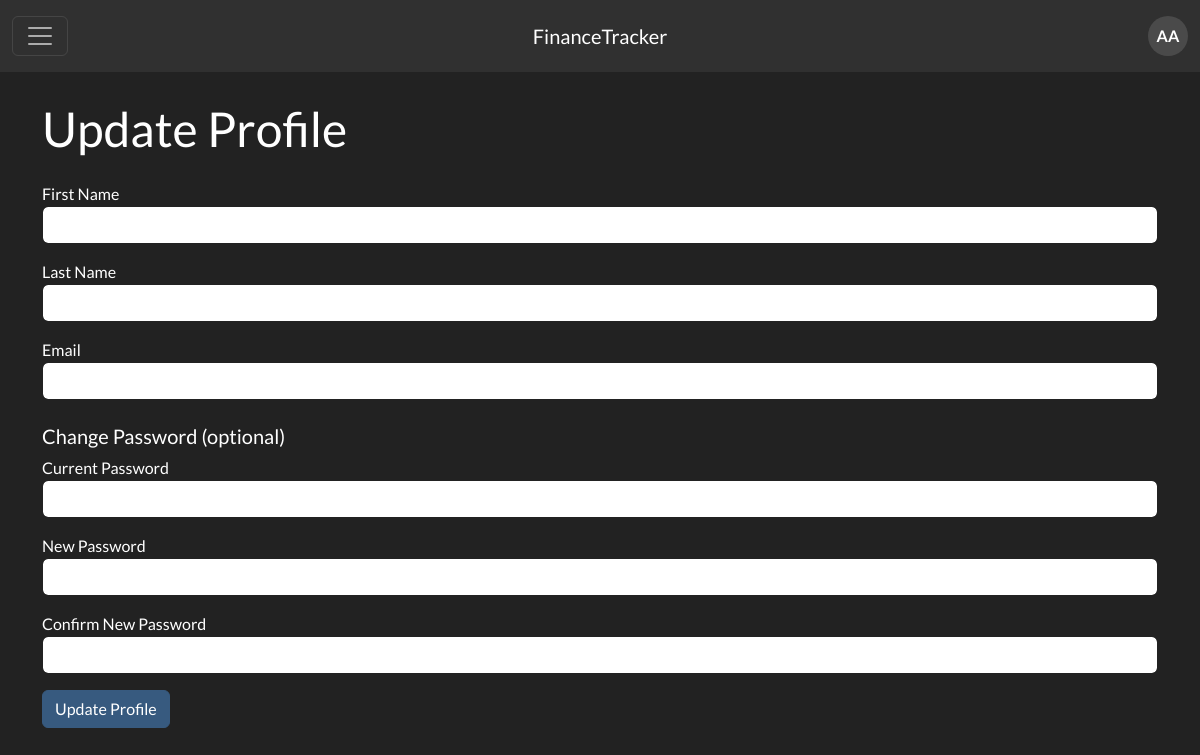
The app's page /authentication/profile/edit (signed in), older data.
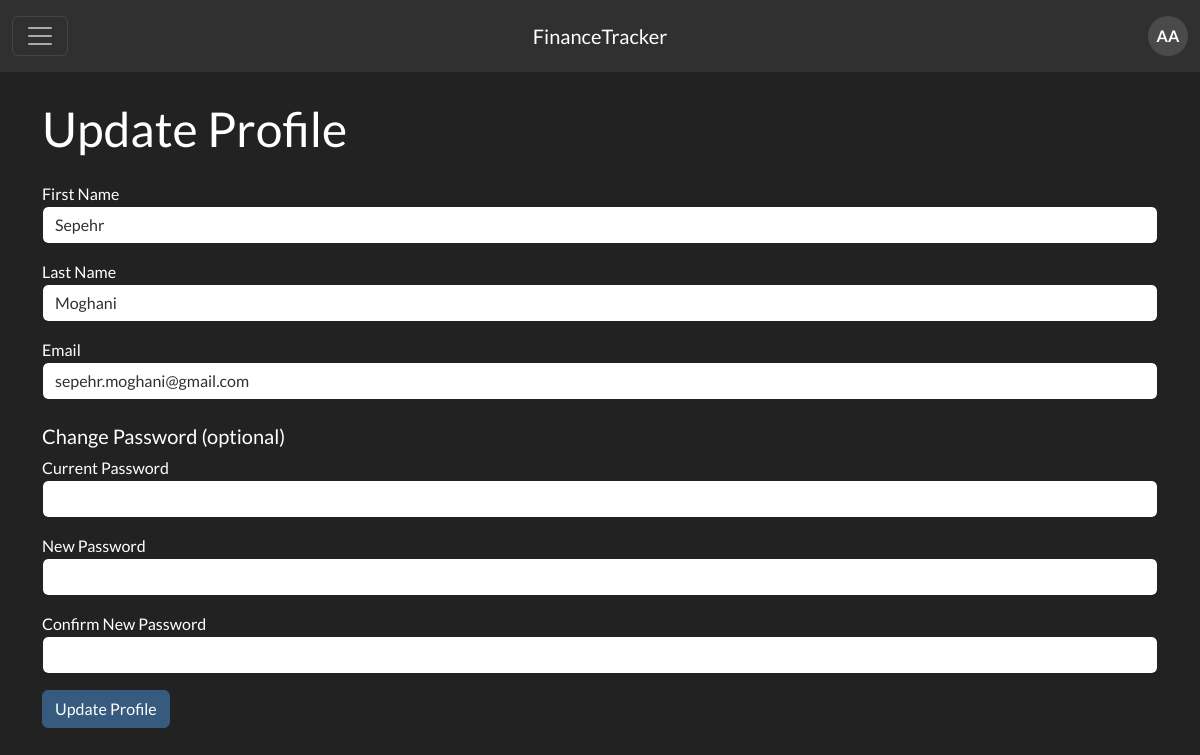
The same page, newer data.
### app/authentication/models.py (models this page shows, shortened)
class User(db.Model, UserMixin):
    id = db.Column(db.Integer, primary_key=True)
    first_name = db.Column(db.String(50), nullable=False)
    last_name = db.Column(db.String(50), nullable=False)
    email = db.Column(db.String(50), nullable=False)
    password = db.Column(db.String(128), nullable=False)
    date_of_birth = db.Column(db.Date, nullable=True)
    phone = db.Column(db.String(50), nullable=True)
    address = db.Column(db.String(50), nullable=True)
    city = db.Column(db.String(50), nullable=True)
    state = db.Column(db.String(50), nullable=True)
    country = db.Column(db.String(50), nullable=True)
    postcode = db.Column(db.String(50), nullable=True)

### app/authentication/routes.py (the view, shortened to what this page needs)
@authentication_bp.route('/profile/edit', methods=['GET', 'POST'])
def edit_profile():
    user_data = session.get('user')
    if not user_data:
        return redirect(url_for('authentication.login'))
    user = User.query.get(user_data['id'])
    form = UpdateProfileForm(obj=user)
    return render_template('authentication/profile_edit.html', form=form, user=user)

### app/authentication/routes.py
class UpdateProfileForm(FlaskForm):
    first_name = StringField('First Name', validators=[DataRequired()])
    last_name = StringField('Last Name', validators=[DataRequired()])
    email = StringField('Email', validators=[DataRequired(), Email()])
    current_password = PasswordField('Current Password', validators=[Optional()])
    new_password = PasswordField('New Password', validators=[Optional(), Length(min=6)])
    confirm_password = PasswordField('Confirm New Password', validators=[
        Optional(), EqualTo('new_password', message='Passwords must match')
    ])
    submit = SubmitField('Update Profile')

### app/authentication/routes.py (called while the page is built)
@authentication_bp.before_request
def load_logged_in_user():
    user = session.get('user')
    if user:
        g.user = user
    else:
        g.user = None

### app/authentication/templates/authentication/profile_edit.html (shortened to what this page needs)
{% extends "base.html" %}
{% block content %}
<div class="container">
    <h1 class="mb-4">Update Profile</h1>
    <form method="POST">
        <div class="mb-3">
            {{ form.first_name.label }}
            {{ form.first_name(class_="form-control") }}
        </div>
        <div class="mb-3">
            {{ form.last_name.label }}
            {{ form.last_name(class_="form-control") }}
        </div>
        <div class="mb-3">
            {{ form.email.label }}
            {{ form.email(class_="form-control") }}
        </div>
        <h5 class="mt-4">Change Password (optional)</h5>
        <div class="mb-3">
            {{ form.current_password.label }}
            {{ form.current_password(class_="form-control") }}
        </div>
        <div class="mb-3">
            {{ form.new_password.label }}
            {{ form.new_password(class_="form-control") }}
        </div>
        <div class="mb-3">
            {{ form.confirm_password.label }}
            {{ form.confirm_password(class_="form-control") }}
        </div>
        {{ form.submit(class_="btn btn-primary") }}
    </form>
</div>
{% endblock %}

### app/templates/base.html (shortened to what this page needs)
<!doctype html>
<html>
<head>
    {% block head %}
    <link rel="stylesheet" href="{{ url_for('static', filename='css/style.css') }}">
    <link href="https://cdn.jsdelivr.net/npm/bootswatch@5.3.0/dist/darkly/bootstrap.min.css" rel="stylesheet">
    {% endblock %}
</head>
<body>
    <header>
        <nav class="navbar navbar-dark bg-dark fixed-top">
            <div class="container-fluid">
                <button class="navbar-toggler" type="button" data-bs-toggle="offcanvas" data-bs-target="#offcanvasDarkNavbar" aria-controls="offcanvasDarkNavbar" aria-label="Toggle navigation">
                    <span class="navbar-toggler-icon"></span>
                  </button>
                  <a class="navbar-brand" href="{{ url_for('home') }}">
                  FinanceTracker
                  </a>
                {% if session.get('user') %}
                    <a href="{{ url_for('authentication.profile') }}" class="profile-link">
                        <div class="profile-circle">
                            {% if session.user.profile_image %}
                                <img src="{{ session.user.profile_image }}" alt="Profile" class="profile-image">
                            {% else %}
                                <span class="profile-initials">{{ session.user.first_name[0] }}{{ session.user.last_name[0] }}</span>
                            {% endif %}
                        </div>
                    </a>
                {% else %}
                    <a class="btn btn-outline-light" href="{{ url_for('authentication.login') }}">Login</a>
                {% endif %}
            </div>
          </nav>
      </header>
    <main class="main-content">
    {% block content %}
    {% endblock %}
    </main>
</body>
</html>

### app/static/css/style.css (style rules this page uses)
body { font-family: Arial, sans-serif; background-color: #a7a7a7; text-align: center; padding-top: 50px; }
.main-content { padding-top: 50px; }
.profile-link { text-decoration: none; }
.profile-circle { width: 40px; height: 40px; border-radius: 50%; background-color: #4a4a4a; display: flex; align-items: center; justify-content: center; overflow: hidden; }
.profile-initials { color: white; font-size: 16px; font-weight: bold; text-transform: uppercase; }

Row changes from the older to the newer data that the page shows:
added User: first_name "Sepehr", last_name "Moghani", email "sepehr.moghani@gmail.com"
